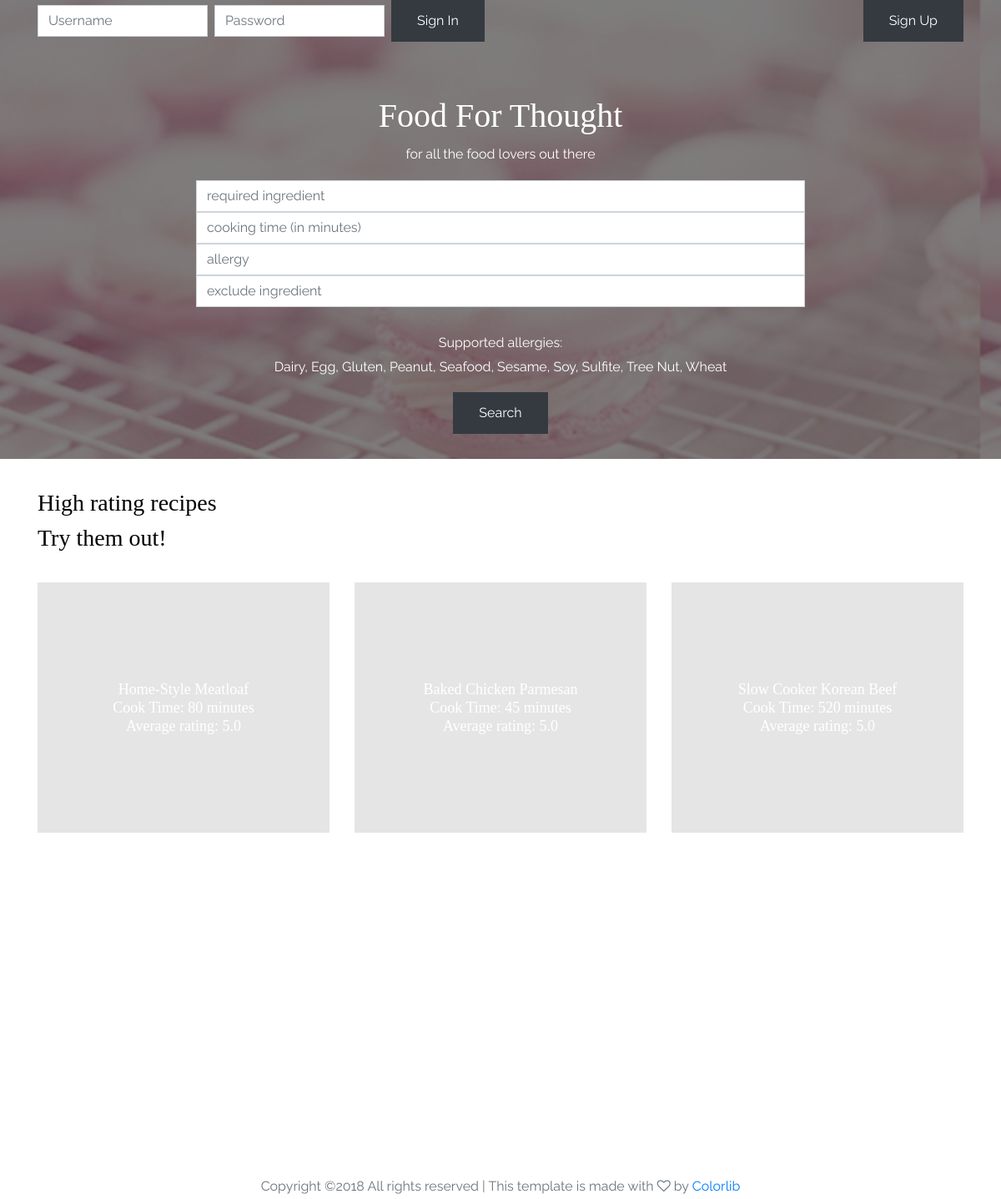
The page / on the database its author committed.
### declarative.py (models this page shows)
class Api(Base):
    __tablename__ = 'API'
    id = Column(String(100), primary_key=True) #id of recipe
    name = Column(String(50), nullable=False)
    image = Column(String(200), nullable=False)
    time = Column(Integer, nullable=False)
    rate = Column(Float) #actually rate
    total_count = Column(Integer) #value
    total = Column(Integer) #number of users have rated

### routes.py (the view, shortened to what this page needs)
@app.route('/', methods=['GET', 'POST'])
def index():
	data = []
	data = SS.get_recommend()
	return render_template('home.html', error=0, login=roles.login_role, data=data)

### RecipeSystem.py (called while the page is built)
    def get_recommend(self):
        try:
            all_recipes = []
            result = self.session.query(Api).order_by(Api.rate.desc()).all()
            j = 0
            for i in result:
                if j == 6:
                    break
                rec_id = i.id
                recipe = self.session.query(Api).filter(Api.id==rec_id).first()
                d = {}
                d['id'] = recipe.id
                d['name'] = recipe.name
                d['image'] = recipe.image
                d['time'] = recipe.time
                d['rate'] = recipe.rate
                all_recipes.append(d)
                j = j + 1
            return all_recipes
        except:
            print("Can't find recipe")
            pass

### templates/home.html (shortened to what this page needs)
<!doctype html>
<html lang="en">
  <head>
    <link rel="stylesheet" href="{{url_for("static",filename="css/bootstrap.css")}}">
    <link rel="stylesheet" href="{{url_for("static",filename="css/animate.css")}}">
    <link rel="stylesheet" href="{{url_for("static",filename="css/owl.carousel.min.css")}}">
    <link rel="stylesheet" href="{{url_for("static",filename="fonts/ionicons/css/ionicons.min.css")}}">
    <link rel="stylesheet" href="{{url_for("static",filename="fonts/fontawesome/css/font-awesome.min.css")}}">
    <link rel="stylesheet" href="{{url_for("static",filename="css/style.css")}}">
  </head>
  <body>
    {% if login %}
     <header role="banner">
      <nav class="navbar navbar-expand-md navbar-dark bg-light">
        <div class="container">
          <div class="collapse navbar-collapse navbar-light" id="navbarsExample05">
            <ul class="navbar-nav ml-auto pl-lg-5 pl-0">
              <li class="nav-item">
                <a class="nav-link" href="{{ url_for('dashboard') }}">Dashboard</a>
              </li>
              <li class="nav-item">
                <a class="nav-link" href="{{ url_for('recent') }}">Recently Viewed</a>
              </li>
              <li class="nav-item">
                <a class="nav-link" href="{{ url_for('my_favorite') }}">Favourite</a>
              </li>
              <li class="nav-item">
                <a class="nav-link" href="{{ url_for('logout') }}">Sign Out</a>
              </li>
            </ul>
          </div>
        </div>
      </nav>
    </header>
    {% else %}
    <header role="banner">
      <nav class="navbar navbar-expand-md navbar-dark bg-light">
        <div class="container">
          <form method="post" class="form-inline">
            <input type="text" class="form-control mr-sm-2 mb-2 mb-sm-0" id="user_name" name="user_name" placeholder="Username">
            <input type="password" class="form-control mr-sm-2 mb-2 mb-sm-0" id="password" name="password" placeholder="Password">
            <button name="search" type="submit" class="btn btn-dark mt-2 mt-sm-0" value="signin">Sign In</button>
          </form>
          <form method="post">
            <button name="search" type="submit" class="btn btn-dark mt-2 mt-sm-0" value="signup">Sign Up</button>
          </form>
        </div>
      </nav>
      <div class="container">
        <div class="row align-items-center site-hero-inner justify-content-center">
          <div class="col-md-8 text-center">
          </div>
        </div>
      </div>
    </header>
    {% endif %}
    <section class="site-hero site-hero-innerpage overlay" data-stellar-background-ratio="0.5" style="background-image: url('static/images/centre_image.jpg');">
      <div class="container">
        <div class="row align-items-center site-hero-inner justify-content-center">
          <div class="col-md-8 text-center">
              <div class="mb-5 element-animate">
                            <br>
                            <br>
                            <br>
                            <br>
                            <h1>Food For Thought</h1>
                            <p>for all the food lovers out there</p>
                            <form method="post">
                              <div class="input-group custom-search-form">
                                <input name="ingredient" type="text" class="form-control" placeholder="required ingredient" required="required">
                              </div>
                              <div class="input-group custom-search-form">
                                <input name="time" type="text" class="form-control" placeholder="cooking time (in minutes)">
                              </div>
                              <div class="input-group custom-search-form">
                                <input name="allergy" type="text" class="form-control" placeholder="allergy">
                              </div>
                              <div class="input-group custom-search-form">
                                <input name="exclude" type="text" class="form-control" placeholder="exclude ingredient">
                              </div>
                              <br>
                          <p> Supported allergies: <br> Dairy, Egg, Gluten, Peanut, Seafood, Sesame, Soy, Sulfite, Tree Nut, Wheat</p>
                          <span class="input-group-btn">
                          <button name="search" type="submit" class="btn btn-dark mt-2 mt-sm-0" value="search">Search</button>
                          </span>
                          </form>
                          </div>
                        </div>
                      </div>
                    </div>
                  </section>
    <section class="feature-destination">
      <div class="container">
          <br>
          <br>
          <br>
          <h3>High rating recipes </h3>
          <h3>Try them out! </h3>
          <br>
        <div class="row">
          {% if data %}
             {% for recipe in data %}
           <div class="col-md-4 element-animate ">
                <a href = "{{ url_for('get_recipe', recipeID = recipe['id']) }}" class="img-bg" style="background-image: url({{recipe['image']}})">
                <div class="text">
                <h2>
                {{recipe['name']}} <br>
                Cook Time: {{(recipe['time']|int /60)|round|int}} minutes<br>
                Average rating: {{recipe['rate']|round(1)}}
                </h2>
                </div>
                </a>
           </div>
          {% endfor %}
       {% endif %}
             </div>
        </div>
    </section>
    <section>
        <div class="row justify-content-center">
          <div class="col-md-7 text-center">
Copyright &copy;<script>document.write(new Date().getFullYear());</script> All rights reserved | This template is made with <i class="fa fa-heart-o" aria-hidden="true"></i> by <a href="https://colorlib.com" target="_blank">Colorlib</a>
          </div>
        </div>
    </section>
  </body>
</html>

### static/css/style.css (style rules this page uses)
body { background: #fff; font-family: "Raleway", arial, sans-serif; font-weight: 400; font-size: 16px; line-height: 1.8; color: #6c757d; }
a { -webkit-transition: .3s all ease; -o-transition: .3s all ease; transition: .3s all ease; text-decoration: none; }
h1, h2, h3, h4, h5 { color: #000; font-family: "Playfair Display", times, serif; }
header { position: absolute; top: 0; left: 0; width: 100%; z-index: 5; }
header .navbar { padding-top: 0; padding-bottom: 0; background: transparent !important; }
.site-hero { background-size: cover; background-position: center center; min-height: 750px; height: 100vh; }
.site-hero > .container { position: relative; z-index: 2; }
.site-hero.overlay { position: relative; }
.site-hero.overlay:before { content: ""; background: rgba(0, 0, 0, 0.5); width: 100%; z-index: 1; position: absolute; top: 0; left: 0; right: 0; bottom: 0; }
.site-hero.overlay h1, .site-hero.overlay p { color: #fff; }
.site-hero .site-hero-inner { min-height: 750px; height: 100vh; }
.site-hero-innerpage, .site-hero-innerpage .site-hero-inner { min-height: 550px; height: 50vh; }
.img-bg { background-size: cover; }
.feature-destination, .slider-wrap { position: relative; z-index: 10; margin-top: -50px; margin-bottom: 50px; }
.feature-destination .img-bg, .slider-wrap .img-bg { margin-bottom: 30px; display: block; height: 300px; position: relative; top: 0; -webkit-transition: .2s all ease; -o-transition: .2s all ease; transition: .2s all ease; }
.feature-destination .img-bg:before, .slider-wrap .img-bg:before { content: ""; top: 0; left: 0; bottom: 0; right: 0; background: #000; opacity: .1; position: absolute; -webkit-transition: .3s all ease; -o-transition: .3s all ease; transition: .3s all ease; }
.feature-destination .img-bg .text, .slider-wrap .img-bg .text { position: absolute; top: 50%; left: 50%; text-align: center; width: 80%; -webkit-transform: translate(-50%, -50%); -ms-transform: translate(-50%, -50%); transform: translate(-50%, -50%); }
.feature-destination .img-bg .text h2, .slider-wrap .img-bg .text h2 { -webkit-transition: .3s all ease; -o-transition: .3s all ease; transition: .3s all ease; margin: 0; padding: 0; font-size: 18px; font-weight: 400; color: #fff; top: 0px; position: relative; }
.btn, .form-control { outline: none; -webkit-box-shadow: none !important; box-shadow: none !important; border-radius: 0; }
.form-control { -webkit-box-shadow: none !important; box-shadow: none !important; }
.btn { -webkit-transition: .3s all ease; -o-transition: .3s all ease; transition: .3s all ease; padding: 12px 30px; }
.element-animate { opacity: 0; visibility: hidden; }

### rows shown on the page
Api: name "Home-Style Meatloaf", (recipe['time']|int/60)|round|int "80", rate "5.0"
Api: name "Baked Chicken Parmesan", (recipe['time']|int/60)|round|int "45", rate "5.0"
Api: name "Slow Cooker Korean Beef", (recipe['time']|int/60)|round|int "520", rate "5.0"
